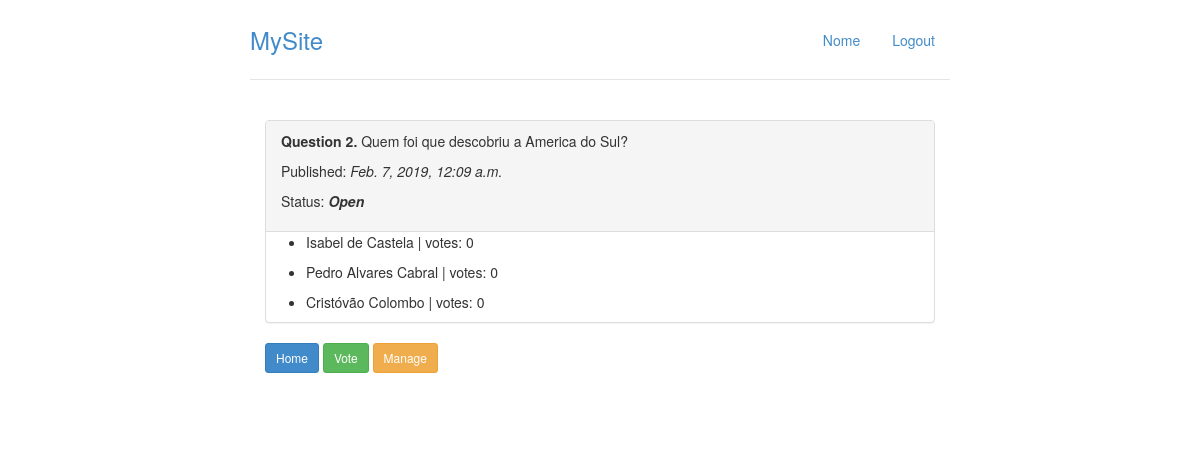
Page /question/2 on the committed database.
### pools/models.py (models this page shows, shortened)
class Question(models.Model):
    question_text = models.CharField(max_length=255)
    pub_date = models.DateTimeField(auto_now_add=True)
    closed = models.BooleanField(default=False)

class Choice(models.Model):
    question = models.ForeignKey('Question', on_delete=models.CASCADE, related_name='question_choices', default=None)
    choice_text = models.CharField(max_length=255)
    votes = models.IntegerField(default=0)

### pools/views.py (the view)
# urls.py: path('question/<int:question_id>', views.show_question, name='show_question'),
def show_question(request, question_id):
    question = Question.objects.get(id=question_id)
    choices = Choice.objects.filter(question=question_id)
    return render(request, 'question.html',
                  {'question': question,
                   'choices': choices})

### pools/templates/question.html
{% extends "base.html" %}
{% block body %}
    <div class="col-lg-12">
        <div class="panel panel-default">
            <div class="panel-heading">
                <p><strong>Question {{ question.id }}.</strong>
                    {{ question.question_text }}
                </p>
                <p>Published: <em>{{ question.pub_date }}</em></p>
                <p>Status:
                    {% if question.closed %}
                        <strong><em>Closed</em></strong>
                        <a role="button" class="btn btn-info btn-sm"
                           href="{% url 'show_results' question.id %}">Show results</a>
                    {% else %}
                        <strong><em>Open</em></strong>
                    {% endif %}
                </p>
            </div>
            {% if choices %}
                <ul>
                    {% for choice in choices %}
                        <li>
                            <p>{{ choice.choice_text }} | votes: {{ choice.votes }}</p>
                        </li>
                    {% endfor %}
                </ul>
            {% else %}
                <p>No choices found.</p>
            {% endif %}
        </div>
        <p>
            <a role="button" class="btn btn-primary btn-sm" href="{% url 'index' %}">Home</a>
            {% if not question.closed %}
                <a role="button" class="btn btn-success btn-sm" href="{% url 'vote' question.id %}">Vote</a>
            {% else %}
                <a role="button" class="btn btn-info btn-sm" href="{% url 'show_results' question.id %}">Show results</a>
            {% endif %}
            <a role="button" class="btn btn-warning btn-sm" href="{% url 'manage_question' question.id %}">Manage</a>
        </p>
    </div>
{% endblock %}

### pools/static/styles/main.css (style rules this page uses)
body { padding-top: 20px; padding-bottom: 20px; }

### rows in the picture
Question: id "2", question_text "Quem foi que descobriu a America do Sul?", pub_date "Feb. 7, 2019, 12:09 a.m."
Choice: choice_text "Isabel de Castela", votes "0"
Choice: choice_text "Pedro Alvares Cabral", votes "0"
Choice: choice_text "Cristóvão Colombo", votes "0"
